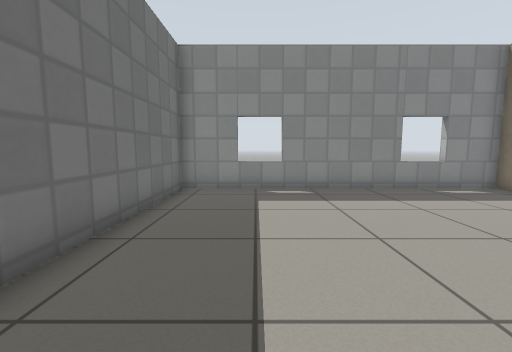
[1] (above)

23 first-person views from a walk through a world built for the Gazebo simulator. The camera is 0.72 m above the floor, tilts 6° down and sees 90° across. The floor is counted in squares, 0.5 m on a side. Each view is taken from the middle of a square. On the plan, view 1 faces up. The plan holds only what a view shows up to about 13 squares ahead; the rest is blank. Simple patterns stand in for the simulator's built-in surfaces.

[2]
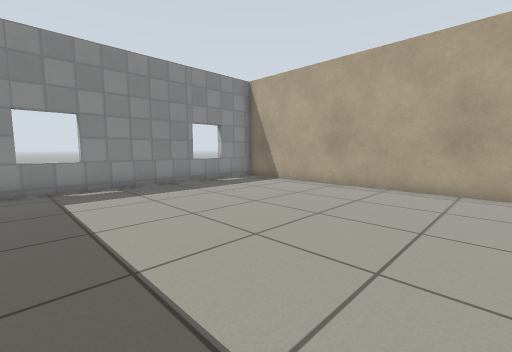

[3]
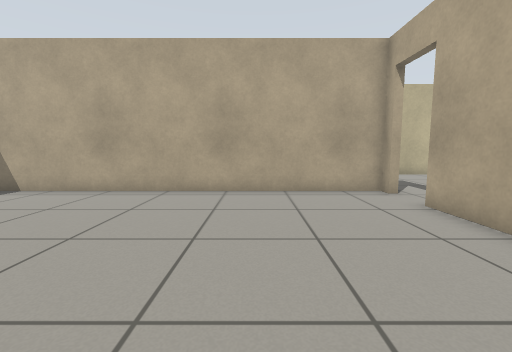

[4]
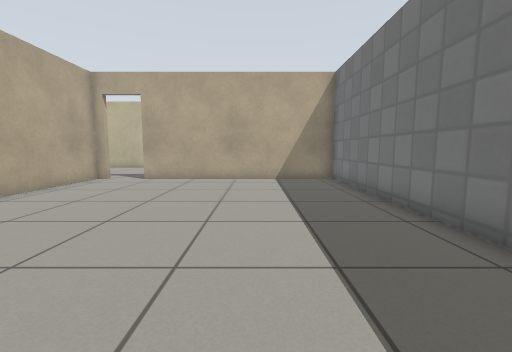

[5]
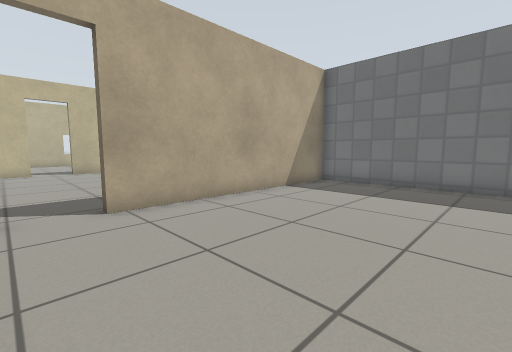

[6]
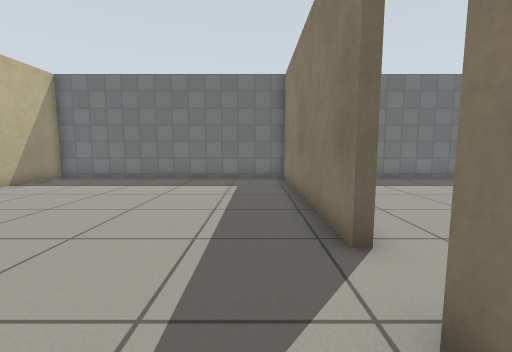

[7]
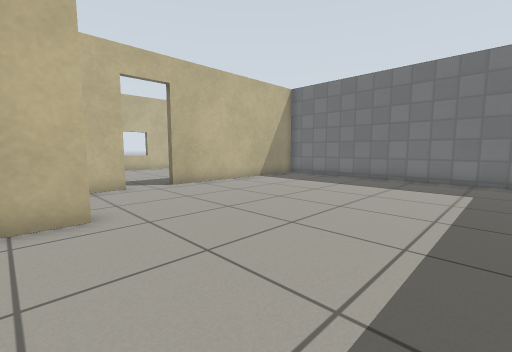

[8]
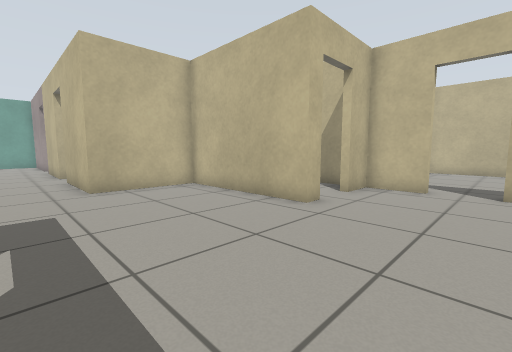

[9]
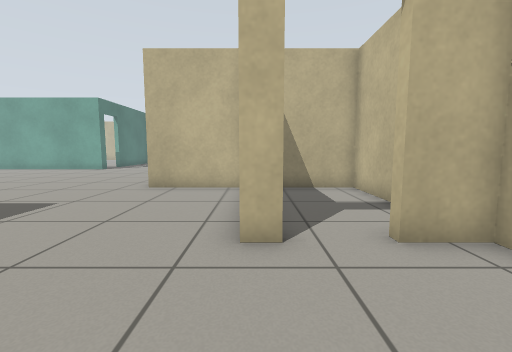

[10]
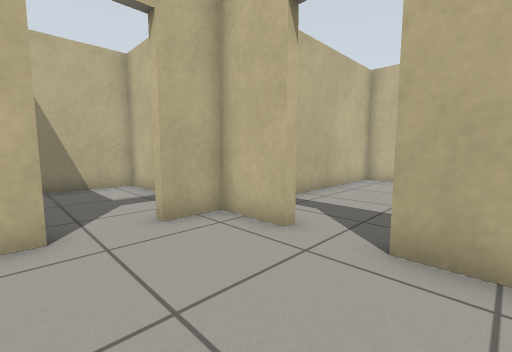

[11]
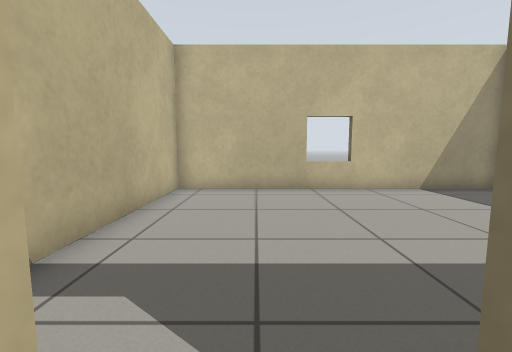

[12]
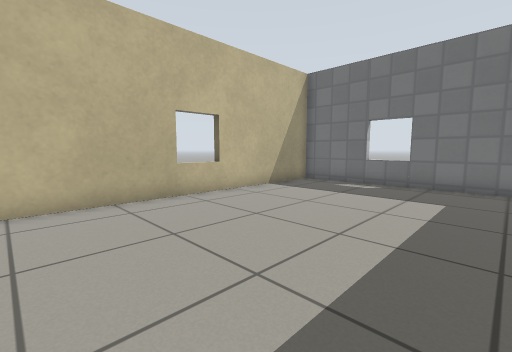

[13]
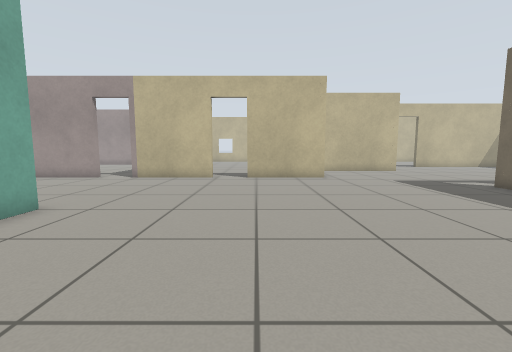

[14]
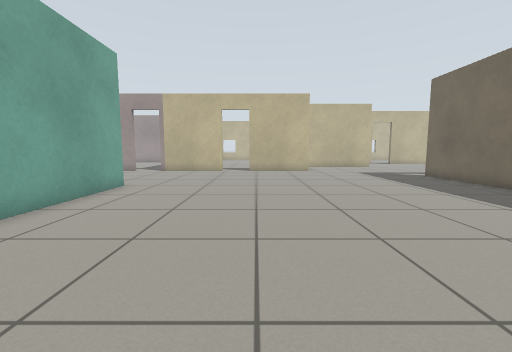

[15]
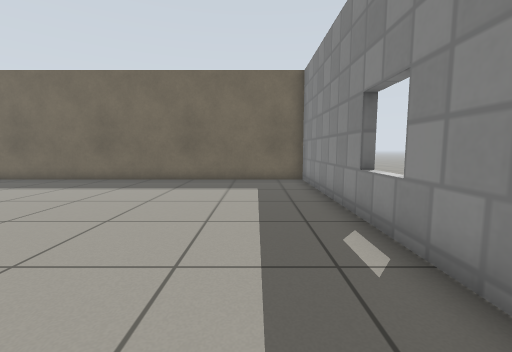

[16]
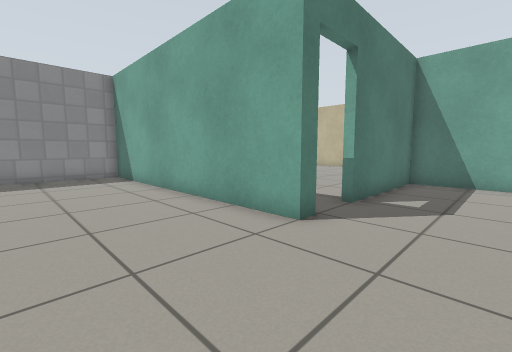

[17]
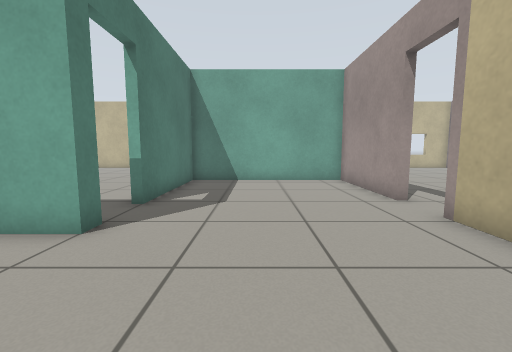

[18]
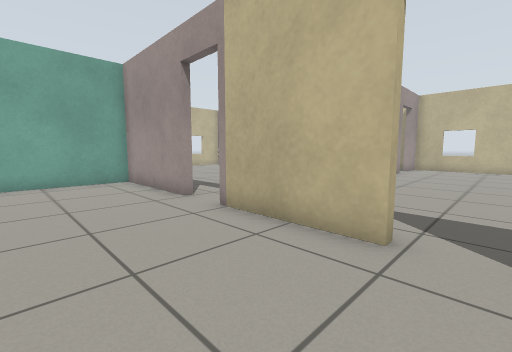

[19]
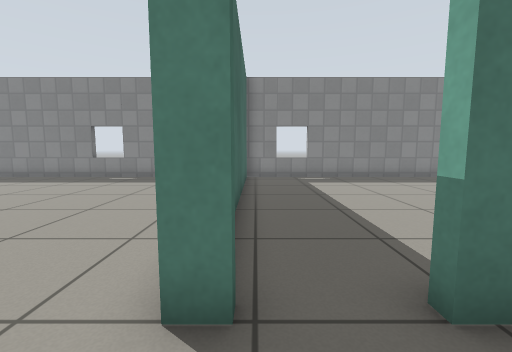

[20]
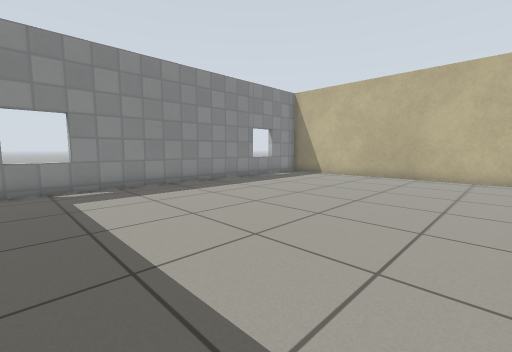

[21]
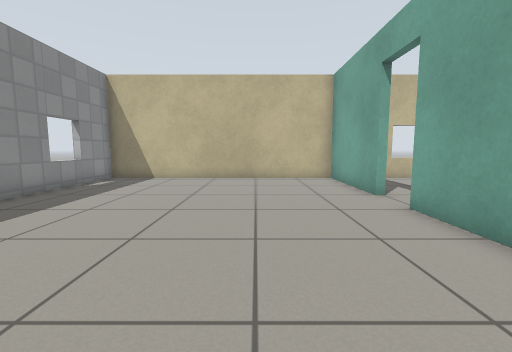

[22]
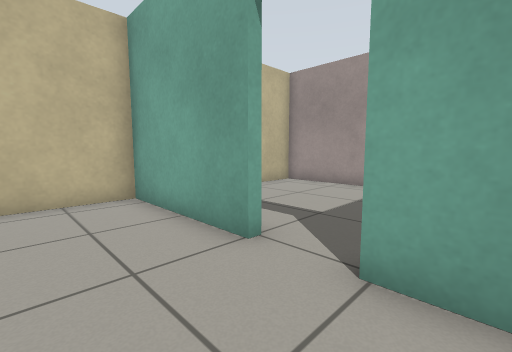

[23]
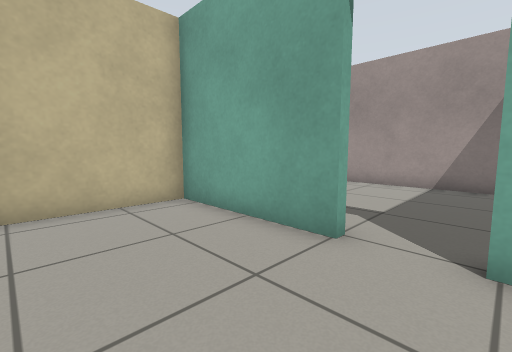

### Floor plan
Ten units are one square. View 1 is at (0, 0); x grows to the right and y downward. Boxes are objects, and circles mark ways between rooms. Rooms are numbered by the first view taken in them; rooms with no view inside come last. Other rooms are left out.
<svg viewBox="-32 -97 424 354">
<path fill="none" stroke="#000" d="M81 53 88 53 88 -92 -27 -92 -27 53 65 53M88 134 88 128 145 128 145 90M65 56 -27 56 -27 167 51 167M69 167 88 167 88 152M90 56 81 56M-27 179 -27 252 88 252 88 190M238 20 232 20 232 -92 90 -92 90 56M202 90 244 90M145 90 185 90M261 90 309 90 309 20 256 20M296 17 321 17M339 17 387 17 387 -92 235 -92M235 -87 235 -16M323 90 387 90 387 45M98 167 145 167 145 139"/>
<circle cx="73" cy="53" r="3" fill="#2a7"/>
<circle cx="60" cy="170" r="3" fill="#2a7"/>
<circle cx="120" cy="80" r="3" fill="#2a7"/>
<circle cx="90" cy="145" r="3" fill="#2a7"/>
<circle cx="245" cy="20" r="3" fill="#2a7"/>
<circle cx="330" cy="20" r="3" fill="#2a7"/>
<text x="30" y="-20">1</text>
<text x="50" y="110">2</text>
<text x="30" y="210">3</text>
<text x="180" y="10">4</text>
<text x="310" y="-40">5</text>
<text x="350" y="50">6</text>
<text x="120" y="150">7</text>
</svg>
Room 1 opens to room 2. Room 2 opens to room 3. Room 2 opens to room 4. Room 2 opens to room 7. Room 4 opens to room 5. Room 5 opens to room 6.

Where each view was taken, in squares from view 1:
view 1: 0 up, 0 right, facing up
view 2: 1 down, 1 left, facing up-right
view 3: 1 down, 0 right, facing right
view 4: 7 up, 1 right, facing down
view 5: 1 up, 8 right, facing down-left
view 6: 7 down, 10 right, facing left
view 7: 7 down, 10 right, facing down-left
view 8: 7 down, 5 right, facing down-right
view 9: 13 down, 5 right, facing right
view 10: 13 down, 4 right, facing down-right
view 11: 16 down, 6 right, facing down
view 12: 18 down, 8 right, facing down-left
view 13: 4 up, 18 right, facing down
view 14: 8 up, 18 right, facing down
view 15: 7 up, 21 right, facing left
view 16: 5 down, 19 right, facing up-right
view 17: 5 down, 19 right, facing right
view 18: 5 down, 19 right, facing down-right
view 19: 4 down, 24 right, facing up
view 20: 1 down, 25 right, facing up-right
view 21: 2 up, 26 right, facing right
view 22: 1 up, 31 right, facing down-right
view 23: 2 up, 32 right, facing down-right
